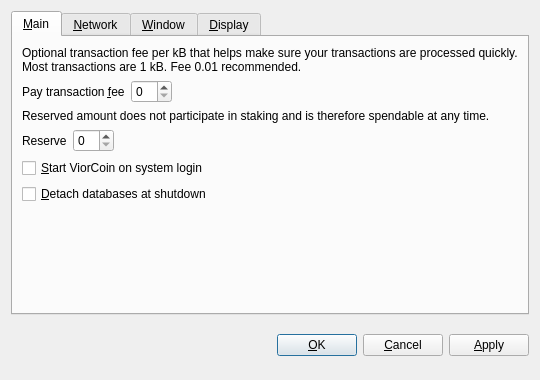
<?xml version="1.0" encoding="UTF-8"?>
<ui version="4.0">
 <class>OptionsDialog</class>
 <widget class="QDialog" name="OptionsDialog">
  <property name="geometry">
   <rect>
    <x>0</x>
    <y>0</y>
    <width>540</width>
    <height>380</height>
   </rect>
  </property>
  <property name="windowTitle">
   <string>Options</string>
  </property>
  <property name="modal">
   <bool>true</bool>
  </property>
  <layout class="QVBoxLayout" name="verticalLayout">
   <item>
    <widget class="QTabWidget" name="tabWidget">
     <property name="tabPosition">
      <enum>QTabWidget::North</enum>
     </property>
     <property name="currentIndex">
      <number>0</number>
     </property>
     <widget class="QWidget" name="tabMain">
      <attribute name="title">
       <string>&amp;Main</string>
      </attribute>
      <layout class="QVBoxLayout" name="verticalLayout_Main">
       <item>
        <widget class="QLabel" name="transactionFeeInfoLabel">
         <property name="text">
          <string>Optional transaction fee per kB that helps make sure your transactions are processed quickly. Most transactions are 1 kB. Fee 0.01 recommended.</string>
         </property>
         <property name="textFormat">
          <enum>Qt::PlainText</enum>
         </property>
         <property name="wordWrap">
          <bool>true</bool>
         </property>
        </widget>
       </item>
       <item>
        <layout class="QHBoxLayout" name="horizontalLayoutFee">
         <item>
          <widget class="QLabel" name="transactionFeeLabel">
           <property name="text">
            <string>Pay transaction &amp;fee</string>
           </property>
           <property name="textFormat">
            <enum>Qt::PlainText</enum>
           </property>
           <property name="buddy">
            <cstring>transactionFee</cstring>
           </property>
          </widget>
         </item>
         <item>
          <widget class="BitcoinAmountField" name="transactionFee"/>
         </item>
         <item>
          <spacer name="horizontalSpacerFee">
           <property name="orientation">
            <enum>Qt::Horizontal</enum>
           </property>
           <property name="sizeHint" stdset="0">
            <size>
             <width>40</width>
             <height>20</height>
            </size>
           </property>
          </spacer>
         </item>
        </layout>
       </item>
       <item>
        <widget class="QLabel" name="reserveBalanceInfoLabel">
         <property name="text">
          <string>Reserved amount does not participate in staking and is therefore spendable at any time.</string>
         </property>
         <property name="textFormat">
          <enum>Qt::PlainText</enum>
         </property>
         <property name="wordWrap">
          <bool>true</bool>
         </property>
        </widget>
       </item>
       <item>
        <layout class="QHBoxLayout" name="horizontalLayoutReserveBalance">
         <item>
          <widget class="QLabel" name="reserveBalanceLabel">
           <property name="text">
            <string>Reserve</string>
           </property>
           <property name="textFormat">
            <enum>Qt::PlainText</enum>
           </property>
           <property name="buddy">
            <cstring>reserveBalance</cstring>
           </property>
          </widget>
         </item>
         <item>
          <widget class="BitcoinAmountField" name="reserveBalance"/>
         </item>
         <item>
          <spacer name="horizontalSpacerReserveBalance">
           <property name="orientation">
            <enum>Qt::Horizontal</enum>
           </property>
           <property name="sizeHint" stdset="0">
            <size>
             <width>40</width>
             <height>20</height>
            </size>
           </property>
          </spacer>
         </item>
        </layout>
       </item>
       <item>
        <widget class="QCheckBox" name="bitcoinAtStartup">
         <property name="toolTip">
          <string>Automatically start ViorCoin after logging in to the system.</string>
         </property>
         <property name="text">
          <string>&amp;Start ViorCoin on system login</string>
         </property>
        </widget>
       </item>
       <item>
        <widget class="QCheckBox" name="detachDatabases">
         <property name="toolTip">
          <string>Detach block and address databases at shutdown. This means they can be moved to another data directory, but it slows down shutdown. The wallet is always detached.</string>
         </property>
         <property name="text">
          <string>&amp;Detach databases at shutdown</string>
         </property>
        </widget>
       </item>
       <item>
        <spacer name="verticalSpacer_Main">
         <property name="orientation">
          <enum>Qt::Vertical</enum>
         </property>
         <property name="sizeHint" stdset="0">
          <size>
           <width>20</width>
           <height>40</height>
          </size>
         </property>
        </spacer>
       </item>
      </layout>
     </widget>
     <widget class="QWidget" name="tabNetwork">
      <attribute name="title">
       <string>&amp;Network</string>
      </attribute>
      <layout class="QVBoxLayout" name="verticalLayout_Network">
       <item>
        <widget class="QCheckBox" name="mapPortUpnp">
         <property name="toolTip">
          <string>Automatically open the ViorCoin client port on the router. This only works when your router supports UPnP and it is enabled.</string>
         </property>
         <property name="text">
          <string>Map port using &amp;UPnP</string>
         </property>
        </widget>
       </item>
       <item>
        <widget class="QCheckBox" name="connectSocks">
         <property name="toolTip">
          <string>Connect to the ViorCoin network through a SOCKS proxy (e.g. when connecting through Tor).</string>
         </property>
         <property name="text">
          <string>&amp;Connect through SOCKS proxy:</string>
         </property>
        </widget>
       </item>
       <item>
        <layout class="QHBoxLayout" name="horizontalLayout_Network">
         <item>
          <widget class="QLabel" name="proxyIpLabel">
           <property name="text">
            <string>Proxy &amp;IP:</string>
           </property>
           <property name="textFormat">
            <enum>Qt::PlainText</enum>
           </property>
           <property name="buddy">
            <cstring>proxyIp</cstring>
           </property>
          </widget>
         </item>
         <item>
          <widget class="QValidatedLineEdit" name="proxyIp">
           <property name="maximumSize">
            <size>
             <width>140</width>
             <height>16777215</height>
            </size>
           </property>
           <property name="toolTip">
            <string>IP address of the proxy (e.g. 127.0.0.1)</string>
           </property>
          </widget>
         </item>
         <item>
          <widget class="QLabel" name="proxyPortLabel">
           <property name="text">
            <string>&amp;Port:</string>
           </property>
           <property name="textFormat">
            <enum>Qt::PlainText</enum>
           </property>
           <property name="buddy">
            <cstring>proxyPort</cstring>
           </property>
          </widget>
         </item>
         <item>
          <widget class="QLineEdit" name="proxyPort">
           <property name="maximumSize">
            <size>
             <width>55</width>
             <height>16777215</height>
            </size>
           </property>
           <property name="toolTip">
            <string>Port of the proxy (e.g. 9050)</string>
           </property>
          </widget>
         </item>
         <item>
          <widget class="QLabel" name="socksVersionLabel">
           <property name="text">
            <string>SOCKS &amp;Version:</string>
           </property>
           <property name="textFormat">
            <enum>Qt::PlainText</enum>
           </property>
           <property name="buddy">
            <cstring>socksVersion</cstring>
           </property>
          </widget>
         </item>
         <item>
          <widget class="QValueComboBox" name="socksVersion">
           <property name="toolTip">
            <string>SOCKS version of the proxy (e.g. 5)</string>
           </property>
          </widget>
         </item>
         <item>
          <spacer name="horizontalSpacer_Network">
           <property name="orientation">
            <enum>Qt::Horizontal</enum>
           </property>
           <property name="sizeHint" stdset="0">
            <size>
             <width>40</width>
             <height>20</height>
            </size>
           </property>
          </spacer>
         </item>
        </layout>
       </item>
       <item>
        <spacer name="verticalSpacer_Network">
         <property name="orientation">
          <enum>Qt::Vertical</enum>
         </property>
         <property name="sizeHint" stdset="0">
          <size>
           <width>20</width>
           <height>40</height>
          </size>
         </property>
        </spacer>
       </item>
      </layout>
     </widget>
     <widget class="QWidget" name="tabWindow">
      <attribute name="title">
       <string>&amp;Window</string>
      </attribute>
      <layout class="QVBoxLayout" name="verticalLayout_Window">
       <item>
        <widget class="QCheckBox" name="minimizeToTray">
         <property name="toolTip">
          <string>Show only a tray icon after minimizing the window.</string>
         </property>
         <property name="text">
          <string>&amp;Minimize to the tray instead of the taskbar</string>
         </property>
        </widget>
       </item>
       <item>
        <widget class="QCheckBox" name="minimizeOnClose">
         <property name="toolTip">
          <string>Minimize instead of exit the application when the window is closed. When this option is enabled, the application will be closed only after selecting Quit in the menu.</string>
         </property>
         <property name="text">
          <string>M&amp;inimize on close</string>
         </property>
        </widget>
       </item>
       <item>
        <spacer name="verticalSpacer_Window">
         <property name="orientation">
          <enum>Qt::Vertical</enum>
         </property>
         <property name="sizeHint" stdset="0">
          <size>
           <width>20</width>
           <height>40</height>
          </size>
         </property>
        </spacer>
       </item>
      </layout>
     </widget>
     <widget class="QWidget" name="tabDisplay">
      <attribute name="title">
       <string>&amp;Display</string>
      </attribute>
      <layout class="QVBoxLayout" name="verticalLayout_Display">
       <item>
        <layout class="QHBoxLayout" name="horizontalLayout_1_Display">
         <item>
          <widget class="QLabel" name="langLabel">
           <property name="text">
            <string>User Interface &amp;language:</string>
           </property>
           <property name="textFormat">
            <enum>Qt::PlainText</enum>
           </property>
           <property name="buddy">
            <cstring>lang</cstring>
           </property>
          </widget>
         </item>
         <item>
          <widget class="QValueComboBox" name="lang">
           <property name="toolTip">
            <string>The user interface language can be set here. This setting will take effect after restarting ViorCoin.</string>
           </property>
          </widget>
         </item>
        </layout>
       </item>
       <item>
        <layout class="QHBoxLayout" name="horizontalLayout_2_Display">
         <item>
          <widget class="QLabel" name="unitLabel">
           <property name="text">
            <string>&amp;Unit to show amounts in:</string>
           </property>
           <property name="textFormat">
            <enum>Qt::PlainText</enum>
           </property>
           <property name="buddy">
            <cstring>unit</cstring>
           </property>
          </widget>
         </item>
         <item>
          <widget class="QValueComboBox" name="unit">
           <property name="toolTip">
            <string>Choose the default subdivision unit to show in the interface and when sending coins.</string>
           </property>
          </widget>
         </item>
        </layout>
       </item>
       <item>
        <widget class="QCheckBox" name="displayAddresses">
         <property name="toolTip">
          <string>Whether to show ViorCoin addresses in the transaction list or not.</string>
         </property>
         <property name="text">
          <string>&amp;Display addresses in transaction list</string>
         </property>
        </widget>
       </item>
       <item>
        <widget class="QCheckBox" name="coinControlFeatures">
         <property name="toolTip">
          <string>Whether to show coin control features or not.</string>
         </property>
         <property name="text">
          <string>Display coin &amp;control features (experts only!)</string>
         </property>
        </widget>
       </item>
       <item>
        <spacer name="verticalSpacer_Display">
         <property name="orientation">
          <enum>Qt::Vertical</enum>
         </property>
         <property name="sizeHint" stdset="0">
          <size>
           <width>20</width>
           <height>40</height>
          </size>
         </property>
        </spacer>
       </item>
      </layout>
     </widget>
    </widget>
   </item>
   <item>
    <layout class="QHBoxLayout" name="horizontalLayout_Buttons">
     <item>
      <spacer name="horizontalSpacer_1">
       <property name="orientation">
        <enum>Qt::Horizontal</enum>
       </property>
       <property name="sizeHint" stdset="0">
        <size>
         <width>40</width>
         <height>48</height>
        </size>
       </property>
      </spacer>
     </item>
     <item>
      <widget class="QLabel" name="statusLabel">
       <property name="font">
        <font>
         <weight>75</weight>
         <bold>true</bold>
        </font>
       </property>
       <property name="text">
        <string/>
       </property>
       <property name="textFormat">
        <enum>Qt::PlainText</enum>
       </property>
       <property name="wordWrap">
        <bool>true</bool>
       </property>
      </widget>
     </item>
     <item>
      <spacer name="horizontalSpacer_2">
       <property name="orientation">
        <enum>Qt::Horizontal</enum>
       </property>
       <property name="sizeHint" stdset="0">
        <size>
         <width>40</width>
         <height>48</height>
        </size>
       </property>
      </spacer>
     </item>
     <item>
      <widget class="QPushButton" name="okButton">
       <property name="text">
        <string>&amp;OK</string>
       </property>
      </widget>
     </item>
     <item>
      <widget class="QPushButton" name="cancelButton">
       <property name="text">
        <string>&amp;Cancel</string>
       </property>
       <property name="autoDefault">
        <bool>false</bool>
       </property>
      </widget>
     </item>
     <item>
      <widget class="QPushButton" name="applyButton">
       <property name="text">
        <string>&amp;Apply</string>
       </property>
       <property name="autoDefault">
        <bool>false</bool>
       </property>
      </widget>
     </item>
    </layout>
   </item>
  </layout>
 </widget>
 <customwidgets>
  <customwidget>
   <class>BitcoinAmountField</class>
   <extends>QSpinBox</extends>
   <header>bitcoinamountfield.h</header>
  </customwidget>
  <customwidget>
   <class>QValueComboBox</class>
   <extends>QComboBox</extends>
   <header>qvaluecombobox.h</header>
  </customwidget>
  <customwidget>
   <class>QValidatedLineEdit</class>
   <extends>QLineEdit</extends>
   <header>qvalidatedlineedit.h</header>
  </customwidget>
 </customwidgets>
 <resources/>
 <connections/>
</ui>
